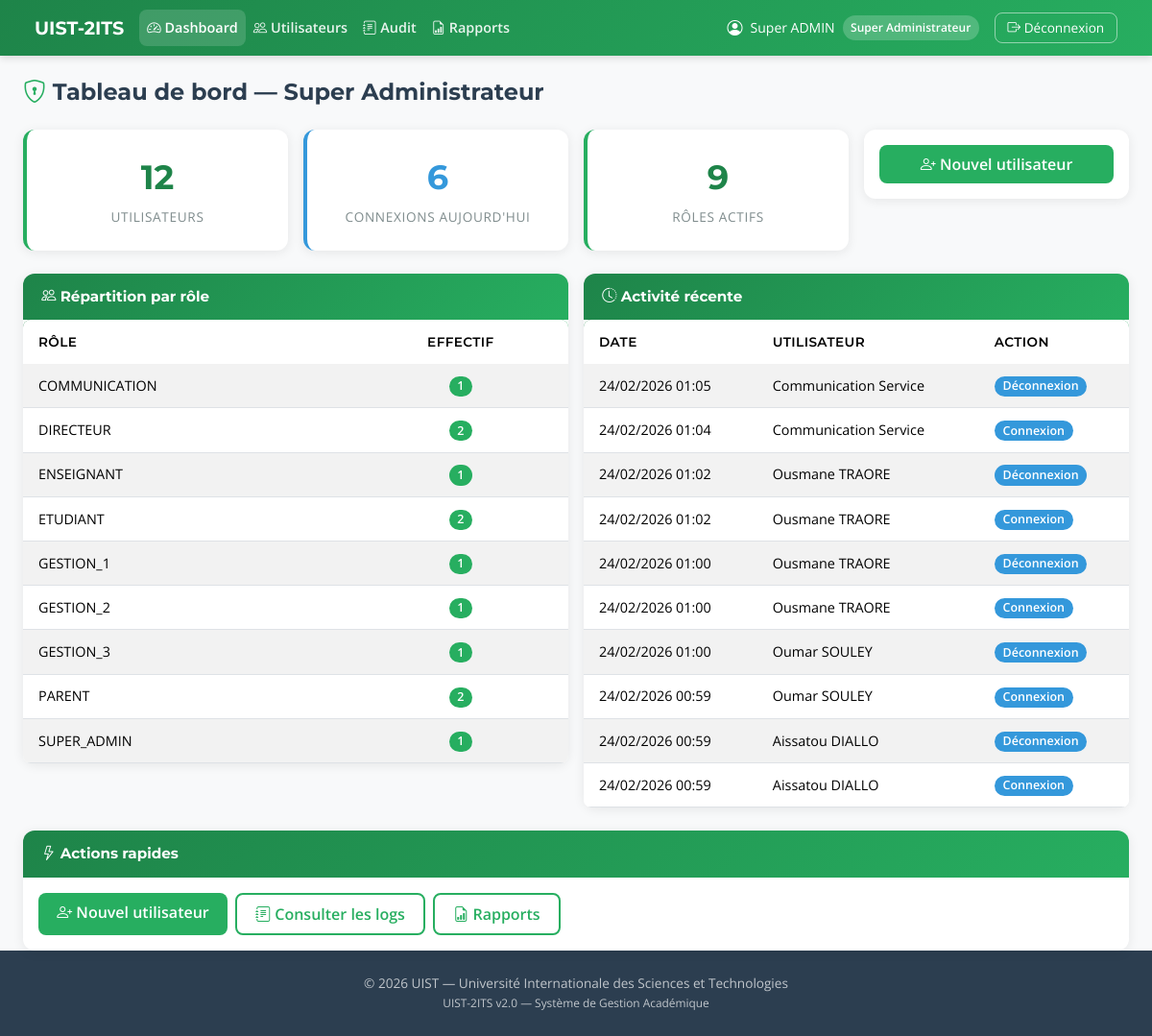
/super-admin/dashboard/ (signed in), run on the app's committed database.
### accounts/models.py (models this page shows, shortened)
class Utilisateur(AbstractUser):
    ROLE_CHOICES = [
        ("SUPER_ADMIN", "Super Administrateur"),
        ("DIRECTEUR", "Directeur"),
        ("GESTION_1", "Gestion 1 - Logistique"),
        ("GESTION_2", "Gestion 2 - Scolarité"),
        ("GESTION_3", "Gestion 3 - Suivi"),
        ("COMMUNICATION", "Communication - Publications"),
        ("ENSEIGNANT", "Enseignant"),
        ("ETUDIANT", "Étudiant"),
        ("PARENT", "Parent"),
    ]
    matricule = models.CharField(max_length=30, unique=True, db_index=True)
    nom = models.CharField("Nom de famille", max_length=100, default="")
    prenom = models.CharField("Prénom", max_length=100, default="")
    role = models.CharField(max_length=20, choices=ROLE_CHOICES, db_index=True)
    est_actif = models.BooleanField(default=True)
    date_creation = models.DateTimeField(auto_now_add=True)
    derniere_connexion = models.DateTimeField(null=True, blank=True)
    USERNAME_FIELD = "matricule"
    REQUIRED_FIELDS = ["nom", "prenom", "role"]
    class Meta:
        db_table = "utilisateurs"
        verbose_name = "Utilisateur"
        verbose_name_plural = "Utilisateurs"
        ordering = ["nom", "prenom"]
    @property
    def nom_complet(self):
        return f"{self.prenom} {self.nom}"

### super_admin/models.py (models this page shows, shortened)
class AuditLog(models.Model):
    ACTION_CHOICES = [
        ("CONNEXION", "Connexion"),
        ("DECONNEXION", "Déconnexion"),
        ("CREATION_USER", "Création utilisateur"),
        ("MODIFICATION_USER", "Modification utilisateur"),
        ("SUPPRESSION_USER", "Suppression utilisateur"),
        ("VALIDATION_NOTE", "Validation note"),
        ("CREATION_EDT", "Création EDT"),
        ("MODIFICATION_EDT", "Modification EDT"),
        ("IMPORT_NOTES", "Import notes"),
        ("EXPORT", "Export rapport"),
        ("MODIFICATION", "Modification"),
    ]
    id_user = models.IntegerField("ID Utilisateur")
    nom_utilisateur = models.CharField(max_length=100, default="")
    action = models.CharField(max_length=50, choices=ACTION_CHOICES)
    table_affectee = models.CharField(max_length=50, blank=True, default="")
    id_enregistrement = models.IntegerField(null=True, blank=True)
    details = models.TextField(blank=True, default="")
    ip_address = models.GenericIPAddressField(null=True, blank=True)
    date_action = models.DateTimeField(auto_now_add=True)
    class Meta:
        db_table = "audit_log"
        verbose_name = "Log d'Audit"
        verbose_name_plural = "Logs d'Audit"
        ordering = ["-date_action"]

### super_admin/views.py (the view)
# urls.py: path("dashboard/", views.dashboard, name="dashboard"),
@login_required
@role_requis("SUPER_ADMIN")
def dashboard(request):
    stats_roles = Utilisateur.objects.values("role").annotate(total=Count("id")).order_by("role")
    total_users = Utilisateur.objects.count()
    logs_recents = AuditLog.objects.all()[:10]
    connexions_jour = AuditLog.objects.filter(
        action="CONNEXION",
        date_action__date=__import__("datetime").datetime.now().date(),
    ).count()
    return render(request, "super_admin/dashboard.html", {
        "stats_roles": stats_roles,
        "total_users": total_users,
        "logs_recents": logs_recents,
        "connexions_jour": connexions_jour,
    })

### templates/super_admin/dashboard.html (shortened to what this page needs)
{% extends "base.html" %}
{% block nav_links %}
<li class="nav-item"><a class="nav-link active" href="{% url 'super_admin:dashboard' %}"><i class="bi bi-speedometer2"></i> Dashboard</a></li>
<li class="nav-item"><a class="nav-link" href="{% url 'super_admin:utilisateurs' %}"><i class="bi bi-people"></i> Utilisateurs</a></li>
<li class="nav-item"><a class="nav-link" href="{% url 'super_admin:audit' %}"><i class="bi bi-journal-text"></i> Audit</a></li>
<li class="nav-item"><a class="nav-link" href="{% url 'super_admin:rapports' %}"><i class="bi bi-file-earmark-bar-graph"></i> Rapports</a></li>
{% endblock %}
{% block content %}
<h4 class="mb-4"><i class="bi bi-shield-lock text-vert"></i> Tableau de bord — Super Administrateur</h4>
<div class="row g-3 mb-4">
    <div class="col-md-3"><div class="card stat-card"><span class="stat-value">{{ total_users }}</span><span class="stat-label">Utilisateurs</span></div></div>
    <div class="col-md-3"><div class="card stat-card stat-info"><span class="stat-value">{{ connexions_jour }}</span><span class="stat-label">Connexions aujourd'hui</span></div></div>
    <div class="col-md-3"><div class="card stat-card"><span class="stat-value">{{ stats_roles|length }}</span><span class="stat-label">Rôles actifs</span></div></div>
    <div class="col-md-3">
        <div class="card p-3 text-center">
            <a href="{% url 'super_admin:nouvel_utilisateur' %}" class="btn btn-vert w-100"><i class="bi bi-person-plus"></i> Nouvel utilisateur</a>
        </div>
    </div>
</div>
<div class="row g-3 mb-4">
    <div class="col-lg-6">
        <div class="card">
            <div class="card-header-vert"><i class="bi bi-people"></i> Répartition par rôle</div>
            <div class="card-body p-0">
                <table class="table table-striped mb-0">
                    <thead><tr><th>Rôle</th><th class="text-center">Effectif</th></tr></thead>
                    <tbody>
                        {% for stat in stats_roles %}
                        <tr><td>{{ stat.role }}</td><td class="text-center"><span class="badge badge-vert">{{ stat.total }}</span></td></tr>
                        {% endfor %}
                    </tbody>
                </table>
            </div>
        </div>
    </div>
    <div class="col-lg-6">
        <div class="card">
            <div class="card-header-vert"><i class="bi bi-clock-history"></i> Activité récente</div>
            <div class="card-body p-0">
                <table class="table table-striped mb-0">
                    <thead><tr><th>Date</th><th>Utilisateur</th><th>Action</th></tr></thead>
                    <tbody>
                        {% for log in logs_recents %}
                        <tr>
                            <td class="small">{{ log.date_action|date:"d/m/Y H:i" }}</td>
                            <td>{{ log.nom_utilisateur }}</td>
                            <td><span class="badge badge-info">{{ log.get_action_display }}</span></td>
                        </tr>
                        {% empty %}
                        <tr><td colspan="3" class="text-center text-muted">Aucune activité</td></tr>
                        {% endfor %}
                    </tbody>
                </table>
            </div>
        </div>
    </div>
</div>
<div class="row g-3">
    <div class="col-12">
        <div class="card">
            <div class="card-header-vert"><i class="bi bi-lightning"></i> Actions rapides</div>
            <div class="card-body">
                <div class="d-flex gap-2 flex-wrap">
                    <a href="{% url 'super_admin:nouvel_utilisateur' %}" class="btn btn-vert"><i class="bi bi-person-plus"></i> Nouvel utilisateur</a>
                    <a href="{% url 'super_admin:audit' %}" class="btn btn-outline-vert"><i class="bi bi-journal-text"></i> Consulter les logs</a>
                    <a href="{% url 'super_admin:rapports' %}" class="btn btn-outline-vert"><i class="bi bi-file-earmark-bar-graph"></i> Rapports</a>
                </div>
            </div>
        </div>
    </div>
</div>
{% endblock %}

### templates/base.html (shortened to what this page needs)
{% load static %}
<!DOCTYPE html>
<html lang="fr">
<head>
    <link href="https://cdn.jsdelivr.net/npm/bootstrap@5.3.2/dist/css/bootstrap.min.css" rel="stylesheet">
    <link rel="stylesheet" href="https://cdn.jsdelivr.net/npm/bootstrap-icons@1.11.1/font/bootstrap-icons.css">
    <link rel="stylesheet" href="{% static 'css/style.css' %}">
</head>
<body>
    {% if user.is_authenticated %}
    <nav class="navbar navbar-expand-lg navbar-dark navbar-uist">
        <div class="container-fluid">
            <a class="navbar-brand d-flex align-items-center" href="/">
                <span>UIST-2ITS</span>
            </a>
            <div class="collapse navbar-collapse" id="navMain">
                <ul class="navbar-nav me-auto">
                    {% block nav_links %}{% endblock %}
                </ul>
                <div class="d-flex align-items-center gap-2">
                    <i class="bi bi-person-circle text-white"></i>
                    <span class="text-white small">{{ user.nom_complet }}</span>
                    <span class="badge-role">{{ user.get_role_display }}</span>
                    <a href="{% url 'accounts:logout' %}" class="btn-deconnexion ms-2">
                        <i class="bi bi-box-arrow-right"></i> Déconnexion
                    </a>
                </div>
            </div>
        </div>
    </nav>
    {% endif %}
    <main class="{% if user.is_authenticated %}container-fluid mt-4 px-4{% endif %}">
        {% block content %}{% endblock %}
    </main>
    <footer class="footer-uist text-center">
        <p class="mb-0">&copy; 2026 UIST — Université Internationale des Sciences et Technologies</p>
        <small>UIST-2ITS v2.0 — Système de Gestion Académique</small>
    </footer>
</body>
</html>

### static/css/style.css (style rules this page uses)
:root { --vert-primaire: #27AE60; --vert-fonce: #1E8449; --vert-clair: #E8F5E9; --vert-accent: #2ECC71; --texte-fonce: #2C3E50; --texte-secondaire: #7F8C8D; --blanc: #FFFFFF; --bg-clair: #F8F9FA; --bg-section: #F1F8E9; --succes: #27AE60; --danger: #E74C3C; --warning: #F39C12; --info: #3498DB; --border: #E0E0E0; --shadow: 0 2px 12px rgba(0, 0, 0, 0.08); --shadow-hover: 0 8px 24px rgba(0, 0, 0, 0.12); --radius: 0.75rem; --radius-sm: 0.5rem; --font-titres: 'Montserrat', sans-serif; --font-corps: 'Open Sans', sans-serif; }
*, *::before, *::after { box-sizing: border-box; }
body { font-family: var(--font-corps); color: var(--texte-fonce); background: var(--bg-clair); min-height: 100vh; display: flex; flex-direction: column; margin: 0; }
main { flex: 1; }
h1, h2, h3, h4, h5, h6 { font-family: var(--font-titres); font-weight: 700; color: var(--texte-fonce); }
a { color: var(--vert-primaire); text-decoration: none; }
.navbar-uist { background: linear-gradient(135deg, var(--vert-fonce) 0%, var(--vert-primaire) 100%); padding: 0.6rem 1.5rem; box-shadow: 0 2px 8px rgba(0, 0, 0, 0.15); }
.navbar-uist .navbar-brand { font-family: var(--font-titres); font-weight: 700; color: var(--blanc) !important; font-size: 1.2rem; }
.navbar-uist .nav-link { color: rgba(255, 255, 255, 0.9) !important; font-weight: 600; padding: 0.5rem 0.8rem; border-radius: var(--radius-sm); transition: all 0.2s; font-size: 0.9rem; }
.navbar-uist .nav-link:hover, .navbar-uist .nav-link.active { color: var(--blanc) !important; background: rgba(255, 255, 255, 0.15); }
.navbar-uist .badge-role { background: rgba(255, 255, 255, 0.2); color: var(--blanc); padding: 0.3em 0.7em; border-radius: 1rem; font-size: 0.75rem; font-weight: 600; }
.navbar-uist .btn-deconnexion { border: 1px solid rgba(255, 255, 255, 0.5); color: var(--blanc); padding: 0.3rem 0.8rem; border-radius: var(--radius-sm); font-size: 0.85rem; transition: all 0.2s; }
.btn-vert { background: var(--vert-primaire); border: none; color: var(--blanc); font-weight: 600; padding: 0.5rem 1.2rem; border-radius: var(--radius-sm); transition: all 0.2s; }
.btn-outline-vert { border: 2px solid var(--vert-primaire); color: var(--vert-primaire); background: transparent; font-weight: 600; padding: 0.5rem 1.2rem; border-radius: var(--radius-sm); transition: all 0.2s; }
.card { border: none; border-radius: var(--radius); box-shadow: var(--shadow); transition: transform 0.2s, box-shadow 0.2s; background: var(--blanc); }
.card-header-vert { background: linear-gradient(135deg, var(--vert-fonce), var(--vert-primaire)); color: var(--blanc); font-family: var(--font-titres); font-weight: 700; border-radius: var(--radius) var(--radius) 0 0 !important; padding: 0.8rem 1.2rem; font-size: 0.95rem; }
.stat-card { text-align: center; padding: 1.5rem 1rem; border-left: 4px solid var(--vert-primaire); }
.stat-card .stat-value { font-size: 2.2rem; font-weight: 700; color: var(--vert-fonce); display: block; margin-bottom: 0.3rem; font-family: var(--font-titres); }
.stat-card .stat-label { font-size: 0.85rem; color: var(--texte-secondaire); text-transform: uppercase; letter-spacing: 0.05em; }
.stat-card.stat-info { border-left-color: var(--info); }
.stat-card.stat-info .stat-value { color: var(--info); }
.table { background: var(--blanc); border-radius: var(--radius-sm); overflow: hidden; }
.table thead { background: linear-gradient(135deg, var(--vert-fonce), var(--vert-primaire)); color: var(--blanc); }
.table thead th { font-family: var(--font-titres); font-weight: 600; border: none; padding: 0.8rem 1rem; font-size: 0.85rem; text-transform: uppercase; letter-spacing: 0.03em; }
.table tbody tr { transition: background 0.15s; }
.table-striped tbody tr:nth-of-type(odd) { background: rgba(39, 174, 96, 0.03); }
.table tbody td { padding: 0.7rem 1rem; vertical-align: middle; font-size: 0.9rem; }
.badge { padding: 0.35em 0.7em; font-weight: 600; border-radius: 1rem; font-size: 0.78rem; }
.badge-vert { background: var(--vert-primaire); color: var(--blanc); }
.badge-info { background: var(--info); color: var(--blanc); }
.footer-uist { background: var(--texte-fonce); color: rgba(255, 255, 255, 0.7); padding: 1.5rem 0; margin-top: auto; font-size: 0.85rem; }
.text-vert { color: var(--vert-primaire) !important; }

### data on the page
Utilisateur: nom_complet "Super ADMIN", role "Super Administrateur", role "SUPER_ADMIN", total "1"
AuditLog: date_action "24/02/2026 01:05", nom_utilisateur "Communication Service", action "Déconnexion"
AuditLog: date_action "24/02/2026 01:04", nom_utilisateur "Communication Service", action "Connexion"
AuditLog: date_action "24/02/2026 01:02", nom_utilisateur "Ousmane TRAORE", action "Déconnexion"
AuditLog: date_action "24/02/2026 01:02", nom_utilisateur "Ousmane TRAORE", action "Connexion"
AuditLog: date_action "24/02/2026 01:00", nom_utilisateur "Ousmane TRAORE", action "Déconnexion"
AuditLog: date_action "24/02/2026 01:00", nom_utilisateur "Ousmane TRAORE", action "Connexion"
AuditLog: date_action "24/02/2026 01:00", nom_utilisateur "Oumar SOULEY", action "Déconnexion"
AuditLog: date_action "24/02/2026 00:59", nom_utilisateur "Oumar SOULEY", action "Connexion"
AuditLog: date_action "24/02/2026 00:59", nom_utilisateur "Aissatou DIALLO", action "Déconnexion"
AuditLog: date_action "24/02/2026 00:59", nom_utilisateur "Aissatou DIALLO", action "Connexion"

### other printed values
{{ total_users }} "12"
{{ connexions_jour }} "6"
{{ stats_roles|length }} "9"
{{ stat.role }} "COMMUNICATION" "DIRECTEUR" "ENSEIGNANT" "ETUDIANT" "GESTION_1" "GESTION_2" "GESTION_3" "PARENT"
{{ stat.total }} "1" "2" "1" "2" "1" "1" "1" "2"
